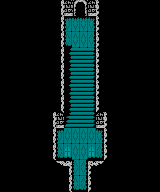

Tiled map render using the project's own tile images. Description and the whole map definition, tile-layer contents included, below:
An orthogonal 20x12 tile map with 8x16 px tiles, 1 tile layer (Tile Layer 1), 3 tilesets.

<map version="1.10" tiledversion="1.11.2" orientation="orthogonal" renderorder="right-down" width="20" height="12" tilewidth="8" tileheight="16" infinite="0" nextlayerid="2" nextobjectid="1">
 <tileset firstgid="1" name="castle_stone" tilewidth="8" tileheight="16" tilecount="20" columns="20">
  <image source="../gfx/tiles/castle_stone.png" width="160" height="16" />
 </tileset>
 <tileset firstgid="21" name="castle_tile" tilewidth="8" tileheight="16" tilecount="15" columns="15">
  <image source="../gfx/tiles/castle_tile.png" width="120" height="16" />
 </tileset>
 <tileset firstgid="36" name="castle_carpet" tilewidth="8" tileheight="16" tilecount="11" columns="11">
  <image source="../gfx/tiles/castle_carpet.png" width="88" height="16" />
 </tileset>
 <layer id="1" name="Tile Layer 1" width="20" height="12">
  <data>
   <tile gid="9" />
   <tile gid="9" />
   <tile gid="9" />
   <tile gid="9" />
   <tile gid="9" />
   <tile gid="9" />
   <tile gid="9" />
   <tile gid="4" />
   <tile gid="1" />
   <tile gid="12" />
   <tile gid="13" />
   <tile gid="1" />
   <tile gid="5" />
   <tile gid="9" />
   <tile gid="9" />
   <tile gid="9" />
   <tile gid="9" />
   <tile gid="9" />
   <tile gid="9" />
   <tile gid="9" />
   <tile gid="9" />
   <tile gid="9" />
   <tile gid="9" />
   <tile gid="9" />
   <tile gid="9" />
   <tile gid="9" />
   <tile gid="9" />
   <tile gid="4" />
   <tile gid="22" />
   <tile gid="23" />
   <tile gid="23" />
   <tile gid="24" />
   <tile gid="5" />
   <tile gid="9" />
   <tile gid="9" />
   <tile gid="9" />
   <tile gid="9" />
   <tile gid="9" />
   <tile gid="9" />
   <tile gid="9" />
   <tile gid="9" />
   <tile gid="9" />
   <tile gid="9" />
   <tile gid="9" />
   <tile gid="9" />
   <tile gid="9" />
   <tile gid="9" />
   <tile gid="4" />
   <tile gid="27" />
   <tile gid="21" />
   <tile gid="21" />
   <tile gid="26" />
   <tile gid="5" />
   <tile gid="9" />
   <tile gid="9" />
   <tile gid="9" />
   <tile gid="9" />
   <tile gid="9" />
   <tile gid="9" />
   <tile gid="9" />
   <tile gid="9" />
   <tile gid="9" />
   <tile gid="9" />
   <tile gid="9" />
   <tile gid="9" />
   <tile gid="9" />
   <tile gid="9" />
   <tile gid="4" />
   <tile gid="35" />
   <tile gid="33" />
   <tile gid="33" />
   <tile gid="34" />
   <tile gid="5" />
   <tile gid="9" />
   <tile gid="9" />
   <tile gid="9" />
   <tile gid="9" />
   <tile gid="9" />
   <tile gid="9" />
   <tile gid="9" />
   <tile gid="9" />
   <tile gid="9" />
   <tile gid="9" />
   <tile gid="9" />
   <tile gid="9" />
   <tile gid="9" />
   <tile gid="9" />
   <tile gid="4" />
   <tile gid="35" />
   <tile gid="33" />
   <tile gid="33" />
   <tile gid="34" />
   <tile gid="5" />
   <tile gid="9" />
   <tile gid="9" />
   <tile gid="9" />
   <tile gid="9" />
   <tile gid="9" />
   <tile gid="9" />
   <tile gid="9" />
   <tile gid="9" />
   <tile gid="9" />
   <tile gid="9" />
   <tile gid="9" />
   <tile gid="9" />
   <tile gid="9" />
   <tile gid="9" />
   <tile gid="4" />
   <tile gid="35" />
   <tile gid="33" />
   <tile gid="33" />
   <tile gid="34" />
   <tile gid="5" />
   <tile gid="9" />
   <tile gid="9" />
   <tile gid="9" />
   <tile gid="9" />
   <tile gid="9" />
   <tile gid="9" />
   <tile gid="9" />
   <tile gid="9" />
   <tile gid="9" />
   <tile gid="9" />
   <tile gid="9" />
   <tile gid="9" />
   <tile gid="9" />
   <tile gid="9" />
   <tile gid="4" />
   <tile gid="35" />
   <tile gid="33" />
   <tile gid="33" />
   <tile gid="34" />
   <tile gid="5" />
   <tile gid="9" />
   <tile gid="9" />
   <tile gid="9" />
   <tile gid="9" />
   <tile gid="9" />
   <tile gid="9" />
   <tile gid="9" />
   <tile gid="9" />
   <tile gid="9" />
   <tile gid="9" />
   <tile gid="9" />
   <tile gid="9" />
   <tile gid="9" />
   <tile gid="4" />
   <tile gid="1" />
   <tile gid="32" />
   <tile gid="33" />
   <tile gid="33" />
   <tile gid="34" />
   <tile gid="1" />
   <tile gid="5" />
   <tile gid="9" />
   <tile gid="9" />
   <tile gid="9" />
   <tile gid="9" />
   <tile gid="9" />
   <tile gid="9" />
   <tile gid="9" />
   <tile gid="9" />
   <tile gid="9" />
   <tile gid="9" />
   <tile gid="9" />
   <tile gid="9" />
   <tile gid="4" />
   <tile gid="22" />
   <tile gid="21" />
   <tile gid="21" />
   <tile gid="21" />
   <tile gid="21" />
   <tile gid="24" />
   <tile gid="5" />
   <tile gid="9" />
   <tile gid="9" />
   <tile gid="9" />
   <tile gid="9" />
   <tile gid="9" />
   <tile gid="9" />
   <tile gid="9" />
   <tile gid="9" />
   <tile gid="9" />
   <tile gid="9" />
   <tile gid="9" />
   <tile gid="9" />
   <tile gid="4" />
   <tile gid="27" />
   <tile gid="31" />
   <tile gid="21" />
   <tile gid="21" />
   <tile gid="31" />
   <tile gid="29" />
   <tile gid="5" />
   <tile gid="9" />
   <tile gid="9" />
   <tile gid="9" />
   <tile gid="9" />
   <tile gid="9" />
   <tile gid="9" />
   <tile gid="9" />
   <tile gid="9" />
   <tile gid="9" />
   <tile gid="9" />
   <tile gid="9" />
   <tile gid="9" />
   <tile gid="9" />
   <tile gid="10" />
   <tile gid="8" />
   <tile gid="25" />
   <tile gid="26" />
   <tile gid="6" />
   <tile gid="11" />
   <tile gid="9" />
   <tile gid="9" />
   <tile gid="9" />
   <tile gid="9" />
   <tile gid="9" />
   <tile gid="9" />
   <tile gid="9" />
   <tile gid="9" />
   <tile gid="9" />
   <tile gid="9" />
   <tile gid="9" />
   <tile gid="9" />
   <tile gid="9" />
   <tile gid="9" />
   <tile gid="9" />
   <tile gid="4" />
   <tile gid="27" />
   <tile gid="29" />
   <tile gid="5" />
   <tile gid="9" />
   <tile gid="9" />
   <tile gid="9" />
   <tile gid="9" />
   <tile gid="9" />
   <tile gid="9" />
   <tile gid="9" />
   <tile gid="9" />
  </data>
 </layer>
</map>
